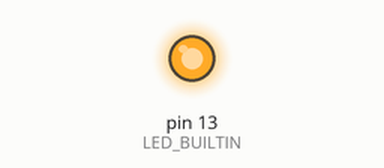
A sketch run on a simulated Arduino Uno, built with avr-gcc and run on an emulated ATmega328P. Parts: output pins drawn as LEDs (lit = HIGH).

Above: at 0.2 s.
At 3.8 s:
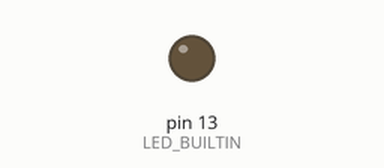
Timing chart, 0 to 5.1 s (numbered marks = the images above):
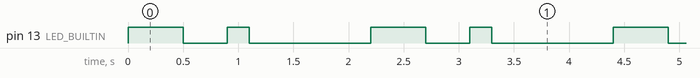

The sketch:

overdue.ino
```cpp
// the setup function runs once when you press reset or power the board
void setup() {
  // initialize digital pin LED_BUILTIN as an output.
  pinMode(LED_BUILTIN, OUTPUT);
}

// the loop function runs over and over again forever
void loop() {


  digitalWrite(LED_BUILTIN, HIGH);   // turn the LED on (HIGH is the voltage level)
  delay(500);
  digitalWrite(LED_BUILTIN, LOW);    // turn the LED off by making the voltage LOW
  delay(400);


 digitalWrite(LED_BUILTIN, HIGH);   // turn the LED on (HIGH is the voltage level)
  delay(200);
  digitalWrite(LED_BUILTIN, LOW);    // turn the LED off by making the voltage LOW
  delay(100);


  delay(1000);

}
```

Measured:
- by itself, pin 13 (LED_BUILTIN): repeats every 2.2 s: LOW 0.40 s, HIGH 0.20 s, LOW 1.1 s, HIGH 0.50 s
- by itself, everything shown: repeats every 2.2 s, in 4 steps
